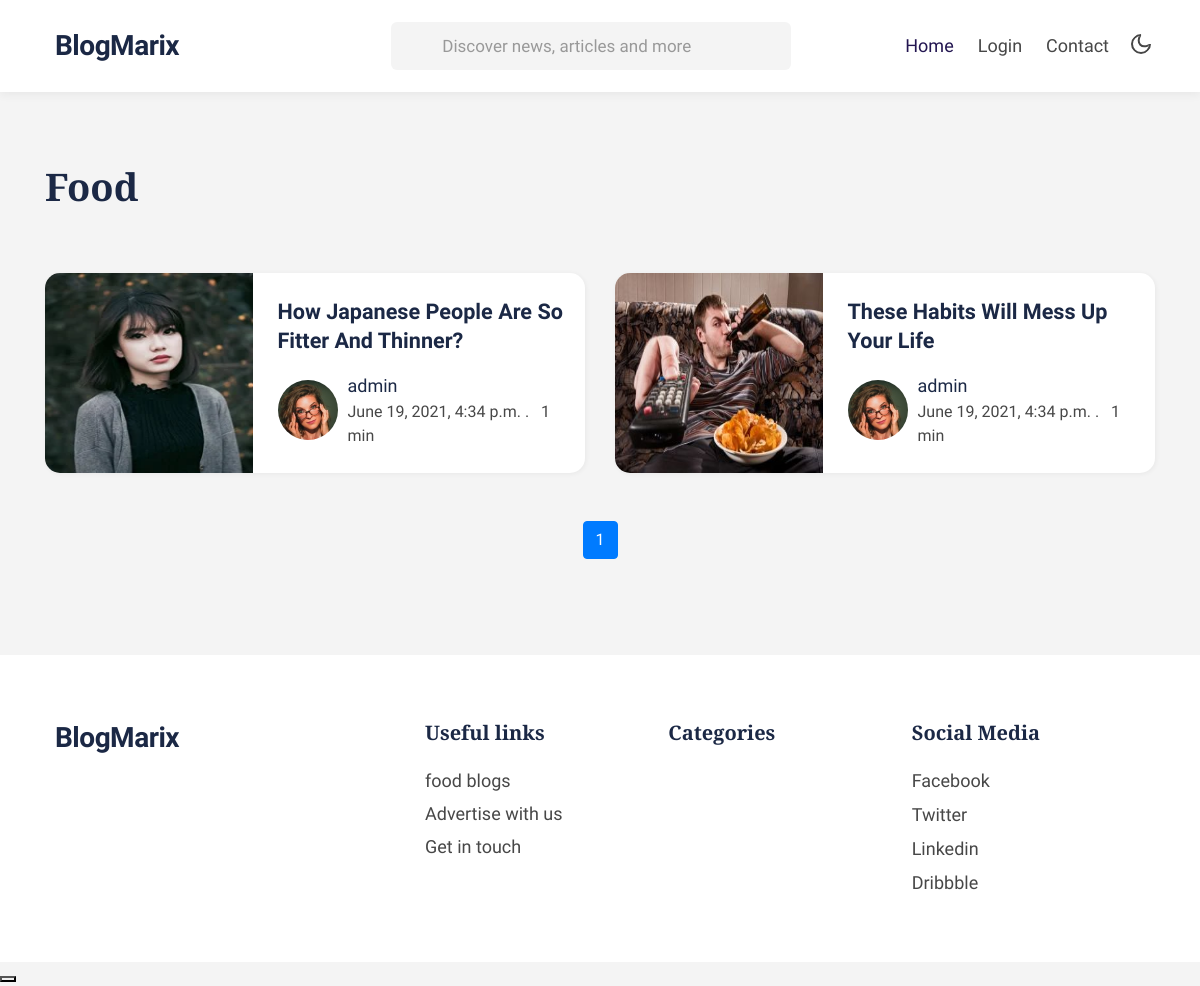
Before: /category/food with the older database file.
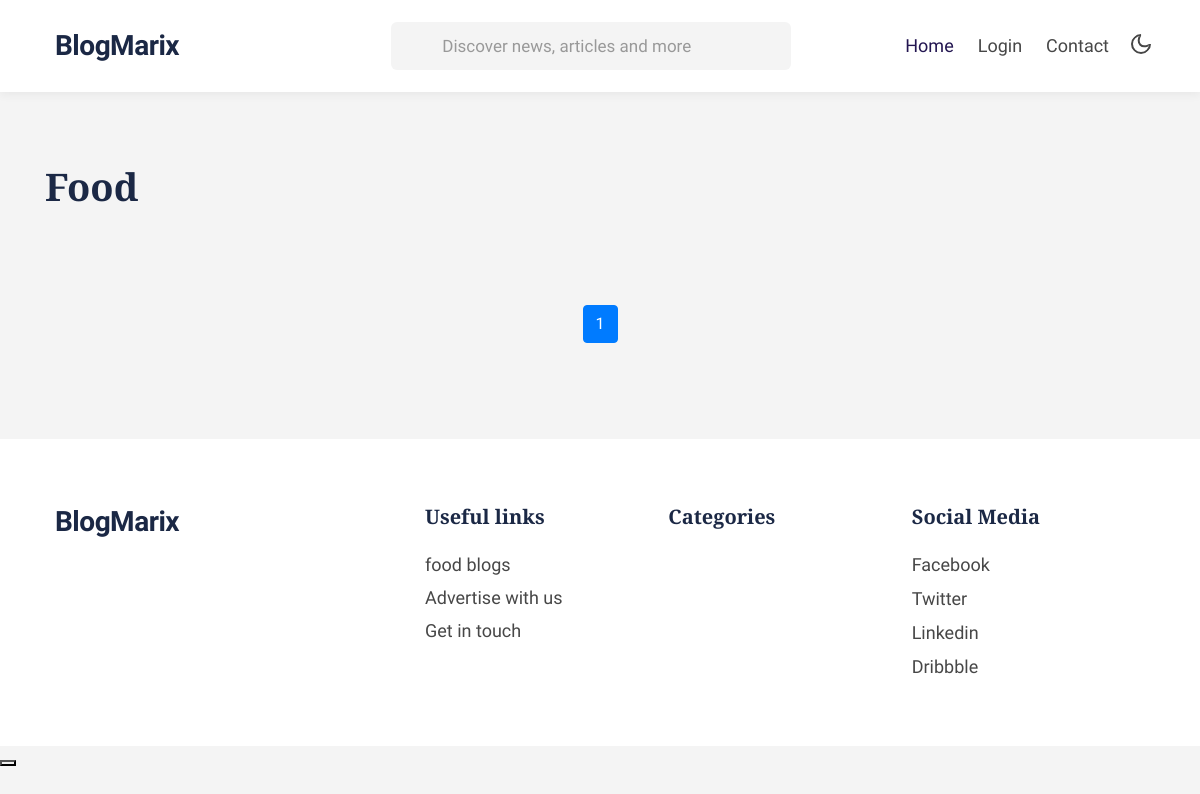
After: the same page with the newer database file.
### blogcodecs/models.py (models this page shows, shortened)
class category(models.Model):
    id = models.AutoField(primary_key=True)
    name = models.CharField(max_length=500)
    def __str__(self):
        return self.name

class blogs(models.Model):
    id = models.AutoField(primary_key=True)
    title = models.CharField(max_length=1000)
    image = models.ImageField()
    content = RichTextField(blank=True,null=True)
    submitedBy = models.ForeignKey(settings.AUTH_USER_MODEL,on_delete=models.CASCADE)
    dateUploaded = models.DateTimeField(auto_now_add=True)
    updatedOn = models.DateTimeField(auto_now_add=True)
    category = models.ForeignKey('category',on_delete=models.CASCADE)
    likes = models.IntegerField()

### blogcodecs/views.py (the view)
# urls.py: path('category/<str:id>',views.categoryView),
def categoryView(request,id):
    categor = category.objects.get(name=id)
    blog = blogs.objects.filter(category=categor)
    paginator = Paginator(blog,9)
    page = request.GET.get('page')
    galler = paginator.get_page(page)
    context = {
        'gallery':galler,
        'category':categor
    }
    return render(request,'beauty.html',context)

### templates/beauty.html (shortened to what this page needs)
{% load static %}
<!doctype html>
<html lang="en">
<head>
    <link rel="stylesheet" href="https://cdn.jsdelivr.net/npm/bootstrap@4.6.0/dist/css/bootstrap.min.css">
    <link rel="stylesheet" href="{% static 'css/style-starter.css' %}">
</head>
<body>
    <header class="-header">
        <div class="container">
            <nav class="navbar navbar-expand-lg navbar-light fill px-lg-0 py-0 px-sm-3 px-0">
                <a class="navbar-brand" href="/">
                     BlogMarix</a>
                <div class="collapse navbar-collapse" id="navbarSupportedContent">
                    <nav class="mx-auto">
                        <div class="search-bar">
                            <form class="search">
                                <input type="search" class="search__input" name="search" placeholder="Discover news, articles and more" onload="equalWidth()" required>
                            </form>
                        </div>
                    </nav>
                    <ul class="navbar-nav">
                        <li class="nav-item active">
                            <a class="nav-link" href="/">Home</a>
                        </li>
                        {% if user.is_authenticated %}
                        <li class="nav-item @@contact__active">
                            <a class="nav-link" href="/logout">Logout, {{user.username}}</a>
                        </li>
                        {% else %}
                        <li class="nav-item @@contact__active">
                            <a class="nav-link" data-toggle="modal" data-target="#loginModal" href="#">Login</a>
                        </li>
                        {% endif %}
                        <li class="nav-item @@contact__active">
                            <a class="nav-link" href="/contact">Contact</a>
                        </li>
                    </ul>
                </div>
                <div class="mobile-position">
                    <nav class="navigation">
                        <div class="theme-switch-wrapper">
                            <label class="theme-switch" for="checkbox">
							<div class="mode-container">
								<i class="gg-moon"></i>
							</div>
						</label>
                        </div>
                    </nav>
                </div>
        </div>
    </header>
    <div class="-homeblock2 -homeblock5 py-5">
        <div class="container pt-md-4 pb-md-5">
            <h3 class="category-title mb-3 text-capitalize"> {{category}}</h3>
            <div class="row ">
                {% for i in gallery %}
                <div class="col-lg-6 mt-3 ">
                    <div class="bg-clr-white hover-box blog-card ">
                        <div class="row ">
                            <div class="col-sm-5 position-relative ">
                                <a href="/blog/{{i.id}} " class="image-mobile ">
                                    <img class="card-img-bottom d-block radius-image-full " style="height:200px; " src="/media/{{i.image}} " alt="Card image cap ">
                                </a>
                            </div>
                            <div class="col-sm-7 card-body blog-details align-self ">
                                <a href="/blog/{{i.id}} " class="blog-desc text-capitalize ">{{i.title}}
                            </a>
                                <div class="author align-items-center ">
                                    <img src="{% static 'images/a1.jpg' %} " alt=" " class="img-fluid rounded-circle ">
                                    <ul class="blog-meta ">
                                        <li>
                                            <a href="author.html ">{{i.submitedBy}}</a>
                                        </li>
                                        <li class="meta-item blog-lesson ">
                                            <span class="meta-value "> {{i.dateUploaded}} </span>. <span class="meta-value ml-2 "> 1 min</span>
                                        </li>
                                    </ul>
                                </div>
                            </div>
                        </div>
                    </div>
                </div>
                {% endfor %}
            </div>
            <ul class="pagination justify-content-center mt-md-5 mt-4">
                {% for num in gallery.paginator.page_range %}
                    {% if gallery.number == num %}
                        <li class="page-item active"><span class="page-link active">{{ num }}</span></li>
                    {% elif num > gallery.number|add:'-3' and num < gallery.number|add:'3' %}
                        <li class="page-item"><a class="page-link" href="?page={{ num }}">{{ num }}</a></li>
                    {% endif %}
                {% endfor %}
                </ul>
        </div>
    </div>
    <section class="app-footer">
        <footer class="footer-28 py-5">
            <div class="footer-bg-layer">
                <div class="container py-lg-3">
                    <div class="row footer-top-28">
                        <div class="col-lg-4 footer-list-28 copy-right mb-lg-0 mb-sm-5 mt-sm-0 mt-4">
                            <a class="navbar-brand mb-3" href="index.html">
                                 BlogMarix</a>
                        </div>
                        <div class="col-lg-8 row">
                            <div class="col-sm-4 col-6 footer-list-28">
                                <h6 class="footer-title-28">Useful links</h6>
                                <ul>
                                    <li><a href="/category/food">food blogs</a></li>
                                    <li><a href="/contact">Advertise with us</a></li>
                                    <li><a href="/contact">Get in touch</a></li>
                                </ul>
                            </div>
                            <div class="col-sm-4 col-6 footer-list-28">
                                <h6 class="footer-title-28">Categories</h6>
                            </div>
                            <div class="col-sm-4 col-6 footer-list-28 mt-sm-0 mt-4">
                                <h6 class="footer-title-28">Social Media</h6>
                                <ul class="social-icons">
                                    <li class="facebook">
                                        <a href="#facebook"> Facebook</a></li>
                                    <li class="twitter"> <a href="#twitter"> Twitter</a></li>
                                    <li class="linkedin"> <a href="#linkedin"> Linkedin</a></li>
                                    <li class="dribbble"><a href="#dribbble"> Dribbble</a></li>
                                </ul>
                            </div>
                        </div>
                    </div>
                </div>
            </div>
        </footer>
        <button onclick="topFunction() " id="movetop " title="Go to top ">
  </button>
    </section>
</body>
</html>

### static/css/style-starter.css (style rules this page uses)
:root { --primary-color: #231651; --secondary-color: #D4E4BC; --font-color: #474747; --bg-color: #fff; --heading-color: #1B2845; --border-radius: 6px; --border-radius-full: 15px; --border-color: transparent; --dropdown-color: #fff; --iframe-filter: grayscale(0%); --bg-grey: #f4f4f4; --bg-lightgrey: #f8f9fa; --btn-bg: #e2e8f0; }
html { scroll-behavior: smooth; }
body, html { margin: 0; padding: 0; background: var(--bg-grey); color: var(--font-color); font-family: 'Hind', sans-serif; }
body a, button, .btn { cursor: pointer !important; }
button, input, select, label, li, span { -webkit-appearance: none; outline: none; font-family: 'Hind', sans-serif; }
a, a:hover { text-decoration: none; }
ul { margin: 0; padding: 0; }
h1, h2, h3, h4, h5, h6 { margin: 0; padding: 0; color: var(--heading-color); font-family: 'Libre Baskerville', serif; }
li { list-style-type: none; }
.container { width: 100%; padding-right: 15px; padding-left: 15px; margin-right: auto; margin-left: auto; }
@media (min-width: 992px) { .container { max-width: 960px; margin-right: auto; margin-left: auto; } }
@media (min-width: 1200px) { .container { max-width: 1140px; margin-right: auto; margin-left: auto; } }
.category-title { font-size: 38px; line-height: 45px; font-weight: 600; }
.theme-switch-wrapper { display: flex; align-items: center; }
.theme-switch { display: inline-block; position: relative; margin: 0; }
.mode-container { width: 24px; height: 24px; padding: 0px 0; margin-left: 10px; }
.gg-moon { overflow: hidden; position: relative; transform: rotate(-135deg) scale(var(--ggs, 1)); width: 20px; height: 20px; border: 2px solid; border-bottom: 2px solid transparent; }
.gg-moon, .gg-moon:after { display: block; box-sizing: border-box; border-radius: 50%; }
.gg-moon:after { content: ""; position: absolute; width: 12px; height: 18px; border: 2px solid transparent; box-shadow: 0 0 0 2px; top: 8px; left: 2px; }
.mode-container i.gg-moon { display: block; }
.-header { padding: 22px 0; box-shadow: 0 3px 9px rgba(0, 0, 0, 0.05); position: -webkit-sticky; position: sticky; top: 0; background: var(--bg-color); z-index: 10; }
.-header .navbar-nav .nav-link { background: none; text-transform: capitalize; font-size: 18px; font-weight: 500; display: block; line-height: 28px; padding: 0 12px; color: var(--font-color); }
.-header .navbar-nav .nav-item.active a.nav-link { color: var(--primary-color); }
.-header .navbar-light a.navbar-brand { color: var(--heading-color); font-weight: 600; font-size: 28px; line-height: 38px; padding: 0; display: grid; grid-template-columns: auto 1fr; grid-gap: 10px; align-items: center; margin: 0; width: 22%; letter-spacing: -.5px; }
.-header nav .search-bar { display: flex; flex: 1; max-width: 800px; width: 400px; margin: 0 auto; }
.-header nav .search-bar .search { display: flex; align-items: center; flex: 1; position: relative; }
.-header nav .search-bar .search .search__input { display: flex; flex: 1; padding: 10px 20px 10px 50px; height: 48px; font-size: 17px; color: var(--font-color); border: none; font-weight: 400; border-radius: var(--border-radius); position: relative; right: 0; background: var(--bg-grey); outline: 0; border: 1px solid var(--border-color); }
::placeholder { color: #999; }
.app-footer footer.footer-28 { background: var(--bg-color); }
.app-footer h6.footer-title-28 { font-size: 20px; line-height: 28px; margin-bottom: 20px; font-weight: 600; }
.app-footer .footer-list-28 ul li, .app-footer .midd-footer-28:nth-child(1) .footer-list-28 ul li:last-child { list-style: none; margin-bottom: 5px; }
.app-footer .footer-list-28 ul li:last-child { margin-bottom: 0px; }
.app-footer .footer-list-28 ul li a, .app-footer .footer-list-28 ul li p { color: var(--font-color); font-size: 18px; line-height: 28px; }
.app-footer ul.social-icons { margin-top: 3px; padding: 0; list-style: none; overflow: hidden; }
.app-footer ul.social-icons li a { display: block; text-decoration: none; }
.app-footer ul.social-icons li { margin-right: 10px; }
.app-footer a.navbar-brand { color: var(--heading-color); font-weight: 600; font-size: 28px; line-height: 38px; padding: 0; display: grid; grid-template-columns: auto 1fr; grid-gap: 10px; align-items: center; margin: 0; letter-spacing: -.5px; }
.-homeblock2 { background: var(--bg-lightgrey); }
.-homeblock5 { background: var(--bg-grey); }

Changed rows visible on the page:
no longer on this page (row edited): blogs: image (picture), title "How Japanese People Are So Fitter And Thinner?", submitedBy "admin", dateUploaded "June 19, 2021, 4:34 p.m."
removed blogs: image (picture), title "These Habits Will Mess Up Your Life", submitedBy "admin", dateUploaded "June 19, 2021, 4:34 p.m."
